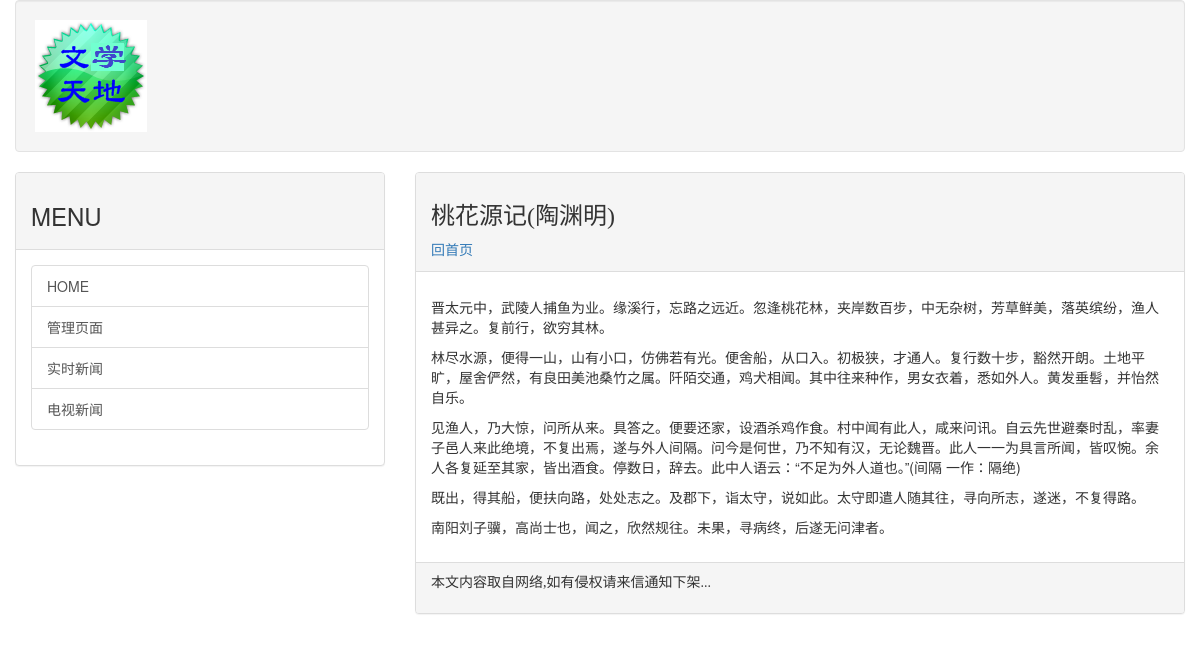
/post/tangshi02, run on the app's committed database.
### mainsite/models.py (models this page shows, shortened)
class Post(models.Model):
    title = models.CharField(max_length=200)
    slug = models.CharField(max_length=200)
    body = models.TextField()
    pub_date = models.DateTimeField(default=timezone.now)
    class Meta:
        ordering = ('-pub_date',)

### mainsite/views.py (the view)
# urls.py: url(r'^post/(\w+)$', showpost),
def showpost(request, slug):
    template = get_template('post.html')
    try:
        post = Post.objects.get(slug=slug)
        if post != None:
            html = template.render(locals())
            return HttpResponse(html)
    except:
        return redirect('/')

### templates/post.html (shortened to what this page needs)
{% extends 'base.html' %}
{% load markdown_deux_tags %}
{% block headmessage %}
    <h3 style="font-family:微软雅黑;">{{post.title}}</h3>
    <a style="font-family:微软雅黑" href="/">回首页</a>
{% endblock %}
{% block content %}
    <p style="font-family:微软雅黑;font-size:12pt;letter-spacing: 2pt;">
        {{post.body | markdown }}</a>
    </p>
{% endblock %}

### data on the page
Post: title "桃花源记(陶渊明)", body "晋太元中，武陵人捕鱼为业。缘溪行，忘路之远近。忽逢桃花林，夹岸数百步，中无杂树，芳草鲜美，落英缤纷，渔人甚异之。复前行，欲穷其林。 林尽水源，便得一山，山有小口，仿佛若有光。便舍船，从口入。初极狭，才通人。复行数十步，豁然开朗。土地平旷，屋舍俨然，有良田美池桑竹之属。阡陌交通，鸡犬相闻。其中往来种作，男女衣着，悉如外人。黄发垂髫，并怡然自乐。 见渔人，乃大惊，问所从来。具答之。便要还家，设酒杀鸡作食。村中闻有此人，咸来问讯。自云先世避秦时乱，率妻子邑人来此绝境，不复出焉，遂与外人间隔。问今是何世，乃不知有汉，无论魏晋。此人一一为具言所闻，皆叹惋。余人各复延至其家，皆出酒食。停数日，辞去。此中人语云：“不足为外人道也。”(间隔 一作：隔绝) 既出，得其船，便扶向路，处处志之。及郡下，诣太守，说如此。太守即遣人随其往，寻向所志，遂迷，不复得路。 南阳刘子骥，高尚士也，闻之，欣然规往。未果，寻病终，后遂无问津者。"
